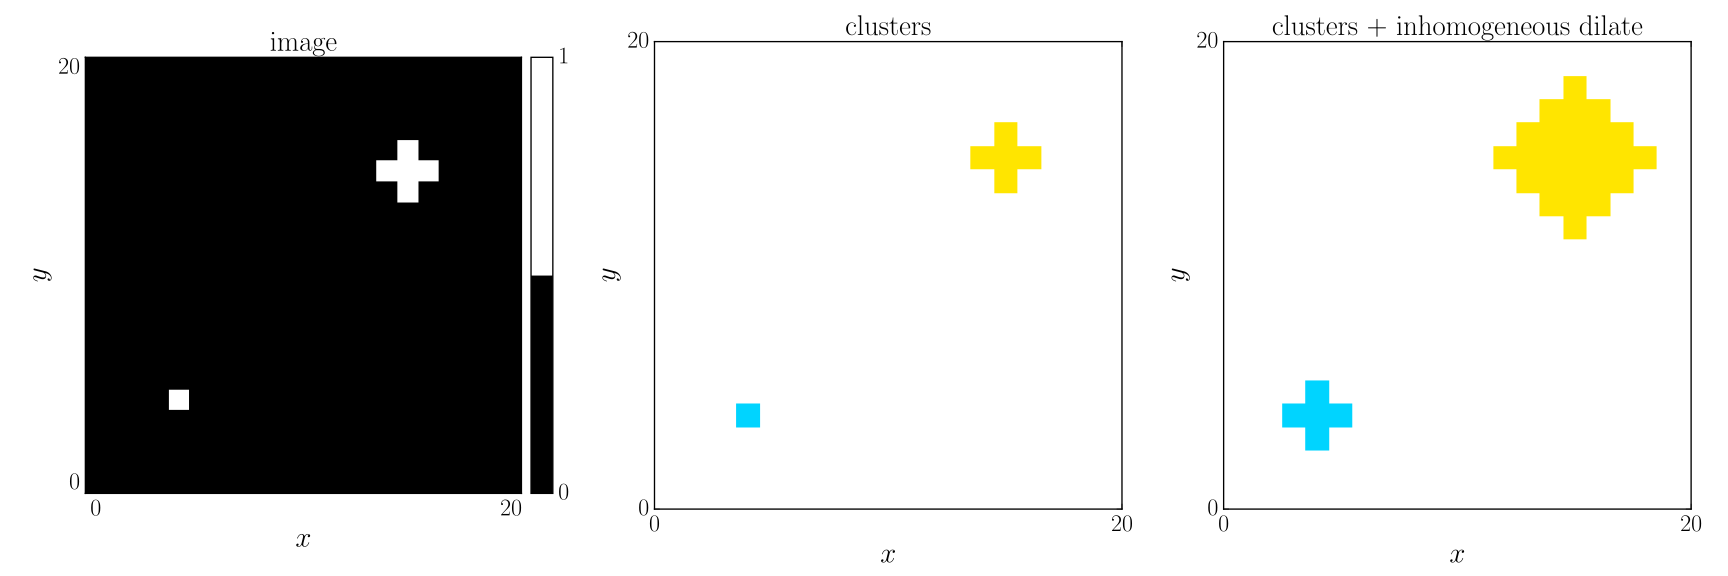

The script that saved this image:

# <snippet>

import GooseEYE.image as gimage
import numpy          as np

# generate image
I        = np.zeros((21,21),dtype='bool')
I[ 4, 4] = True
I[14,15] = True
I[15,15] = True
I[16,15] = True
I[15,14] = True
I[15,16] = True

# clusters
C,_ = gimage.clusters(I,periodic=True)

# dilation settings:
# cluster 1 -> 1 iteration
# cluster 2 -> 2 iterations
itr = np.arange(np.max(C)+1,dtype='int32')

# dilate
CD  = gimage.dilate(C,iterations=itr,periodic=True)

# </snippet>

# plot
# ----

import matplotlib.pyplot as plt
import matplotlib        as mpl
import matplotlib.cm     as cm
from mpl_toolkits.axes_grid1 import make_axes_locatable

# color-scheme: modify such that the background is white
# N.B. for a transparent background -> 4th column == 1.
cmap       = cm.jet(range(256))
cmap[0,:3] = 1.
cmap       = mpl.colors.ListedColormap(cmap)

try   : plt.style.use('goose-latex')
except: pass

fig  = plt.figure(figsize=(18,6))
fig.set_tight_layout(True)

ax   = fig.add_subplot(1,3,1)
im   = ax.imshow(I,clim=(0,1),cmap=mpl.colors.ListedColormap(cm.gray([0,255])))
ax.xaxis.set_ticks([0,20])
ax.yaxis.set_ticks([0,20])
plt.xlabel(r'$x$')
plt.ylabel(r'$y$')
plt.title (r'image')
div  = make_axes_locatable(ax)
cax  = div.append_axes("right", size="5%", pad=0.1)
cbar = plt.colorbar(im,cax=cax)
cbar.set_ticks([0,1])

ax   = fig.add_subplot(1,3,2)
im   = ax.imshow(C,clim=(0,np.max(C)+1),cmap=cmap)
ax.xaxis.set_ticks([0,20])
ax.yaxis.set_ticks([0,20])
plt.xlim  ([0,20])
plt.ylim  ([0,20])
plt.xlabel(r'$x$')
plt.ylabel(r'$y$')
plt.title (r'clusters')

ax   = fig.add_subplot(1,3,3)
im   = ax.imshow(CD,clim=(0,np.max(C)+1),cmap=cmap)
ax.xaxis.set_ticks([0,20])
ax.yaxis.set_ticks([0,20])
plt.xlim  ([0,20])
plt.ylim  ([0,20])
plt.xlabel(r'$x$')
plt.ylabel(r'$y$')
plt.title (r'clusters + inhomogeneous dilate')

plt.savefig('clusters_dilate.svg')
